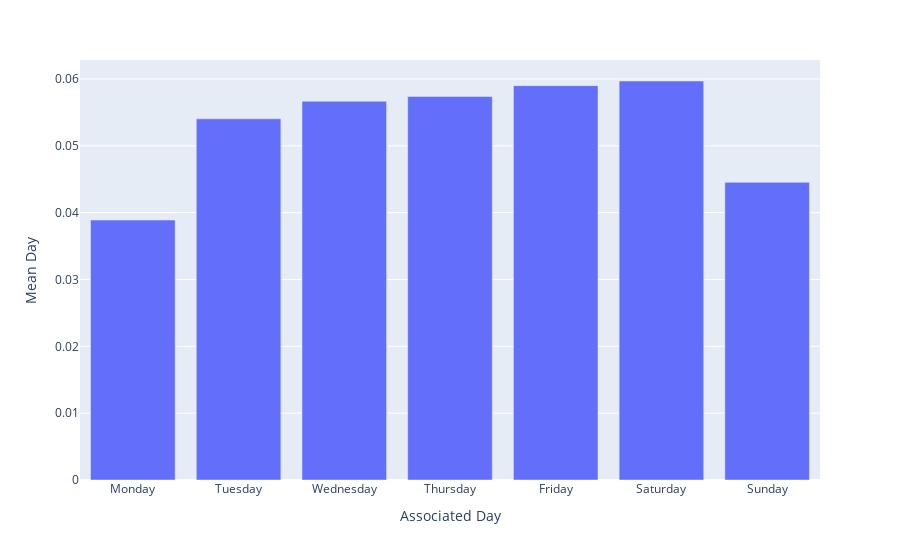

Notebook code for this chart:
### Code cell
fig = px.bar(mean_per_day, x='Associated Day',y='Mean Day')
fig.show()

### Figure 1 — Plotly figure (JSON) as saved in the notebook; plotly's stock layout.template omitted (floating-point values rounded to 4 significant figures)
{"data": [{"alignmentgroup": "True", "hovertemplate": "Associated Day=%{x}<br>Mean Day=%{y}<extra></extra>", "legendgroup": "", "marker": {"color": "#636efa", "pattern": {"shape": ""}}, "name": "", "offsetgroup": "", "orientation": "v", "showlegend": false, "textposition": "auto", "type": "bar", "x": ["Monday", "Tuesday", "Wednesday", "Thursday", "Friday", "Saturday", "Sunday"], "xaxis": "x", "y": [0.03889, 0.05403, 0.05666, 0.05738, 0.059, 0.05969, 0.04453], "yaxis": "y"}], "layout": {"barmode": "relative", "legend": {"tracegroupgap": 0}, "margin": {"t": 60}, "xaxis": {"anchor": "y", "domain": [0, 1], "title": {"text": "Associated Day"}}, "yaxis": {"anchor": "x", "domain": [0, 1], "title": {"text": "Mean Day"}}}}
